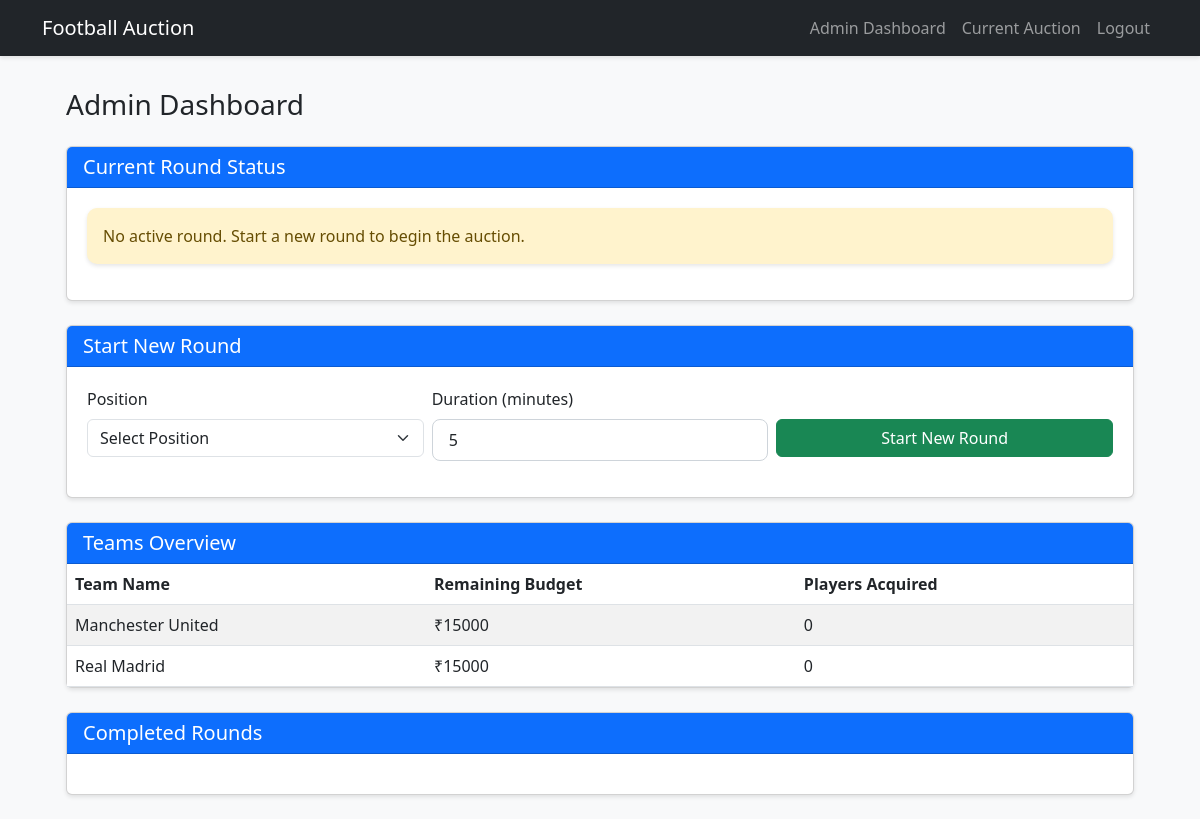
The page /admin (signed in) on the database its author committed.
### app.py (models this page shows, shortened)
class User(UserMixin, db.Model):
    id = db.Column(db.Integer, primary_key=True)
    username = db.Column(db.String(80), unique=True, nullable=False)
    password_hash = db.Column(db.String(120), nullable=False)
    is_admin = db.Column(db.Boolean, default=False)
    team_name = db.Column(db.String(80))
    budget = db.Column(db.Integer, default=15000)

### app.py (the view, shortened to what this page needs)
@app.route('/admin')
@login_required
def admin():
    if not current_user.is_admin:
        flash('Access denied. Admin only area.', 'error')
        return redirect(url_for('home'))
    current_round = AuctionRound.query.filter_by(status='active').first()
    time_remaining = None
    end_time_iso = None
    teams = User.query.filter_by(is_admin=False).all()
    rounds = []
    completed_rounds = AuctionRound.query.filter_by(status='completed').order_by(AuctionRound.id).all()
    return render_template('admin.html',
                         teams=teams,
                         rounds=rounds,
                         current_round=current_round,
                         time_remaining=time_remaining,
                         end_time_iso=end_time_iso)
    """
    Admin page with current round information and completed rounds with their bids.
    """

### app.py (called while the page is built)
@login_manager.user_loader
def load_user(user_id):
    return User.query.get(int(user_id))

### templates/admin.html (shortened to what this page needs)
{% extends "base.html" %}
{% block content %}
<div class="container-fluid px-2 px-md-4 mt-4">
    <h1 class="h3 mb-4">Admin Dashboard</h1>
    <div class="card mb-4">
        <div class="card-header bg-primary text-white py-2">
            <h5 class="mb-0">Current Round Status</h5>
        </div>
        <div class="card-body">
            {% if current_round %}
                <div class="alert alert-info">
                    <h4 class="h5">Active Round: {{ current_round.position }}</h4>
                    {% if time_remaining %}
                        <p class="mb-2">Time Remaining: <span id="timeRemaining">{{ time_remaining.minutes }}m {{ time_remaining.seconds }}s</span></p>
                        <input type="hidden" id="endTime" value="{{ end_time_iso }}">
                    {% endif %}
                    <div class="mt-3">
                        <div class="row g-2">
                            <div class="col-12 col-md-6">
                                <form action="{{ url_for('extend_round_time') }}" method="POST" class="mb-2">
                                    <div class="input-group">
                                        <input type="number" name="extra_time" class="form-control" placeholder="Seconds to add" min="60" required>
                                        <button type="submit" class="btn btn-warning">Add Time</button>
                                    </div>
                                </form>
                            </div>
                            <div class="col-12 col-md-6">
                                <form action="{{ url_for('end_round') }}" method="POST"
                                      onsubmit="return confirm('Are you sure you want to end this round now?');">
                                    <button type="submit" class="btn btn-danger w-100">End Round Now</button>
                                </form>
                            </div>
                        </div>
                    </div>
                </div>
            {% else %}
                <div class="alert alert-warning">
                    No active round. Start a new round to begin the auction.
                </div>
            {% endif %}
        </div>
    </div>
    <div class="card mb-4">
        <div class="card-header bg-primary text-white py-2">
            <h5 class="mb-0">Start New Round</h5>
        </div>
        <div class="card-body">
            <form action="{{ url_for('start_round') }}" method="POST">
                <div class="row g-2">
                    <div class="col-12 col-md-4">
                        <div class="mb-3">
                            <label class="form-label">Position</label>
                            <select name="position" class="form-select" required>
                                <option value="">Select Position</option>
                            </select>
                        </div>
                    </div>
                    <div class="col-12 col-md-4">
                        <div class="mb-3">
                            <label class="form-label">Duration (minutes)</label>
                            <input type="number" name="duration" class="form-control" value="5" min="1" required>
                        </div>
                    </div>
                    <div class="col-12 col-md-4">
                        <div class="mb-3">
                            <label class="form-label d-none d-md-block">&nbsp;</label>
                            <button type="submit" class="btn btn-success w-100" {% if current_round %}disabled{% endif %}>
                                Start New Round
                            </button>
                        </div>
                    </div>
                </div>
            </form>
        </div>
    </div>
    <div class="card mb-4">
        <div class="card-header bg-primary text-white py-2">
            <h5 class="mb-0">Teams Overview</h5>
        </div>
        <div class="card-body p-0">
            <div class="table-responsive">
                <table class="table table-striped table-hover mb-0">
                    <thead>
                        <tr>
                            <th class="px-2">Team Name</th>
                            <th class="px-2">Remaining Budget</th>
                            <th class="px-2">Players Acquired</th>
                        </tr>
                    </thead>
                    <tbody>
                        {% for team in teams %}
                        <tr>
                            <td class="px-2">{{ team.team_name }}</td>
                            <td class="px-2">₹{{ team.budget }}</td>
                            <td class="px-2">{{ team.players|length }}</td>
                        </tr>
                        {% endfor %}
                    </tbody>
                </table>
            </div>
        </div>
    </div>
    <div class="card">
        <div class="card-header bg-primary text-white py-2">
            <h5 class="mb-0">Completed Rounds</h5>
        </div>
        <div class="card-body">
        </div>
    </div>
</div>
{% endblock %}

### static/css/style.css (style rules this page uses)
body { background-color: #f8f9fa; }
.card { box-shadow: 0 2px 4px rgba(0,0,0,0.1); margin-bottom: 1.5rem; transition: transform 0.2s; }
.card-body { padding: 1.25rem; }
.form-control { border-radius: 8px; border: 1px solid #ced4da; padding: 0.5rem 1rem; }
.alert { border-radius: 10px; border: none; box-shadow: 0 2px 4px rgba(0,0,0,0.1); }

### rows shown on the page
User: team_name "Manchester United", budget "15000", players|length "0"
User: team_name "Real Madrid", budget "15000", players|length "0"
